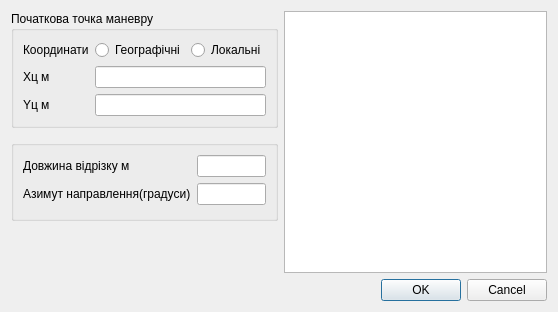
<?xml version="1.0" encoding="UTF-8"?>
<ui version="4.0">
 <class>Line_Dialog</class>
 <widget class="QDialog" name="Line_Dialog">
  <property name="geometry">
   <rect>
    <x>0</x>
    <y>0</y>
    <width>558</width>
    <height>312</height>
   </rect>
  </property>
  <property name="windowTitle">
   <string>Маневр &quot;відрізок&quot;</string>
  </property>
  <layout class="QHBoxLayout" name="horizontalLayout_3">
   <item>
    <layout class="QHBoxLayout" name="horizontalLayout_2">
     <property name="sizeConstraint">
      <enum>QLayout::SetDefaultConstraint</enum>
     </property>
     <item>
      <layout class="QHBoxLayout" name="horizontalLayout" stretch="1,1">
       <item>
        <layout class="QVBoxLayout" name="verticalLayout_3" stretch="1,1,1">
         <property name="spacing">
          <number>12</number>
         </property>
         <item>
          <widget class="QGroupBox" name="groupBox">
           <property name="title">
            <string>Початкова точка маневру</string>
           </property>
           <layout class="QGridLayout" name="gridLayout">
            <item row="1" column="0">
             <widget class="QLabel" name="x_edit">
              <property name="text">
               <string>Хц м</string>
              </property>
             </widget>
            </item>
            <item row="1" column="1">
             <widget class="QLineEdit" name="center_x_edit"/>
            </item>
            <item row="2" column="0">
             <widget class="QLabel" name="y_edit">
              <property name="text">
               <string>Yц м</string>
              </property>
             </widget>
            </item>
            <item row="2" column="1">
             <widget class="QLineEdit" name="center_y_edit"/>
            </item>
            <item row="0" column="0">
             <widget class="QLabel" name="label_5">
              <property name="text">
               <string>Координати</string>
              </property>
             </widget>
            </item>
            <item row="0" column="1">
             <layout class="QHBoxLayout" name="horizontalLayout_4">
              <item>
               <widget class="QRadioButton" name="geo_coord_radioB">
                <property name="text">
                 <string>Географічні</string>
                </property>
               </widget>
              </item>
              <item>
               <widget class="QRadioButton" name="local_coord_radioB">
                <property name="text">
                 <string>Локальні</string>
                </property>
               </widget>
              </item>
             </layout>
            </item>
           </layout>
          </widget>
         </item>
         <item>
          <widget class="QGroupBox" name="groupBox_2">
           <property name="title">
            <string/>
           </property>
           <layout class="QFormLayout" name="formLayout">
            <item row="0" column="0">
             <widget class="QLabel" name="label_3">
              <property name="text">
               <string>Довжина відрізку м</string>
              </property>
             </widget>
            </item>
            <item row="0" column="1">
             <widget class="QLineEdit" name="Height_D_edit"/>
            </item>
            <item row="1" column="0">
             <widget class="QLabel" name="label_4">
              <property name="text">
               <string>Азимут направлення(градуси)</string>
              </property>
             </widget>
            </item>
            <item row="1" column="1">
             <widget class="QLineEdit" name="Angle_edit"/>
            </item>
           </layout>
          </widget>
         </item>
         <item>
          <spacer name="verticalSpacer">
           <property name="orientation">
            <enum>Qt::Vertical</enum>
           </property>
           <property name="sizeHint" stdset="0">
            <size>
             <width>20</width>
             <height>40</height>
            </size>
           </property>
          </spacer>
         </item>
        </layout>
       </item>
       <item>
        <layout class="QVBoxLayout" name="verticalLayout_4">
         <item>
          <widget class="QGraphicsView" name="graphicsView">
           <property name="enabled">
            <bool>true</bool>
           </property>
           <property name="sizePolicy">
            <sizepolicy hsizetype="Preferred" vsizetype="Preferred">
             <horstretch>0</horstretch>
             <verstretch>0</verstretch>
            </sizepolicy>
           </property>
           <property name="verticalScrollBarPolicy">
            <enum>Qt::ScrollBarAlwaysOff</enum>
           </property>
           <property name="horizontalScrollBarPolicy">
            <enum>Qt::ScrollBarAlwaysOff</enum>
           </property>
           <property name="sizeAdjustPolicy">
            <enum>QAbstractScrollArea::AdjustToContents</enum>
           </property>
           <property name="alignment">
            <set>Qt::AlignLeading|Qt::AlignLeft|Qt::AlignTop</set>
           </property>
           <property name="transformationAnchor">
            <enum>QGraphicsView::NoAnchor</enum>
           </property>
          </widget>
         </item>
         <item alignment="Qt::AlignRight">
          <widget class="QDialogButtonBox" name="buttonBox">
           <property name="sizePolicy">
            <sizepolicy hsizetype="Preferred" vsizetype="Fixed">
             <horstretch>0</horstretch>
             <verstretch>0</verstretch>
            </sizepolicy>
           </property>
           <property name="orientation">
            <enum>Qt::Horizontal</enum>
           </property>
           <property name="standardButtons">
            <set>QDialogButtonBox::Cancel|QDialogButtonBox::Ok</set>
           </property>
           <property name="centerButtons">
            <bool>false</bool>
           </property>
          </widget>
         </item>
        </layout>
       </item>
      </layout>
     </item>
    </layout>
   </item>
  </layout>
 </widget>
 <resources/>
 <connections>
  <connection>
   <sender>buttonBox</sender>
   <signal>accepted()</signal>
   <receiver>Line_Dialog</receiver>
   <slot>accept()</slot>
   <hints>
    <hint type="sourcelabel">
     <x>248</x>
     <y>254</y>
    </hint>
    <hint type="destinationlabel">
     <x>157</x>
     <y>274</y>
    </hint>
   </hints>
  </connection>
  <connection>
   <sender>buttonBox</sender>
   <signal>rejected()</signal>
   <receiver>Line_Dialog</receiver>
   <slot>reject()</slot>
   <hints>
    <hint type="sourcelabel">
     <x>316</x>
     <y>260</y>
    </hint>
    <hint type="destinationlabel">
     <x>286</x>
     <y>274</y>
    </hint>
   </hints>
  </connection>
 </connections>
</ui>
